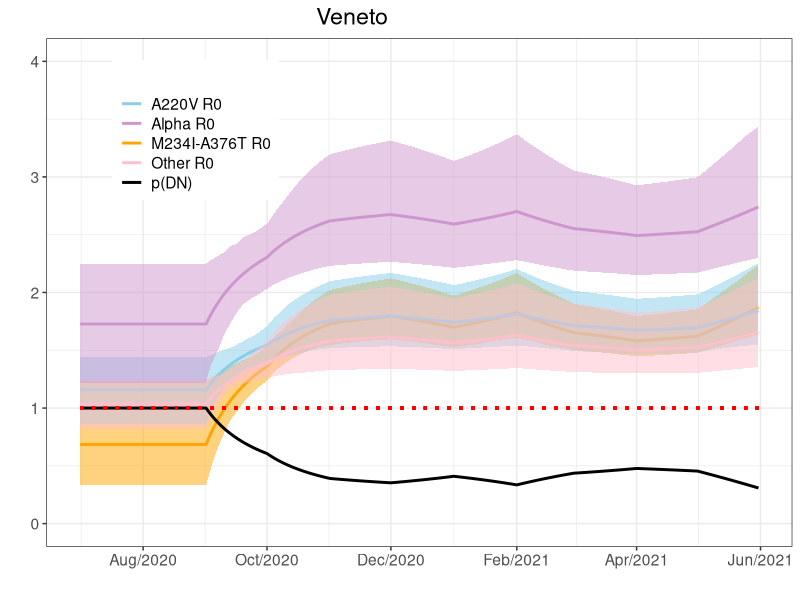
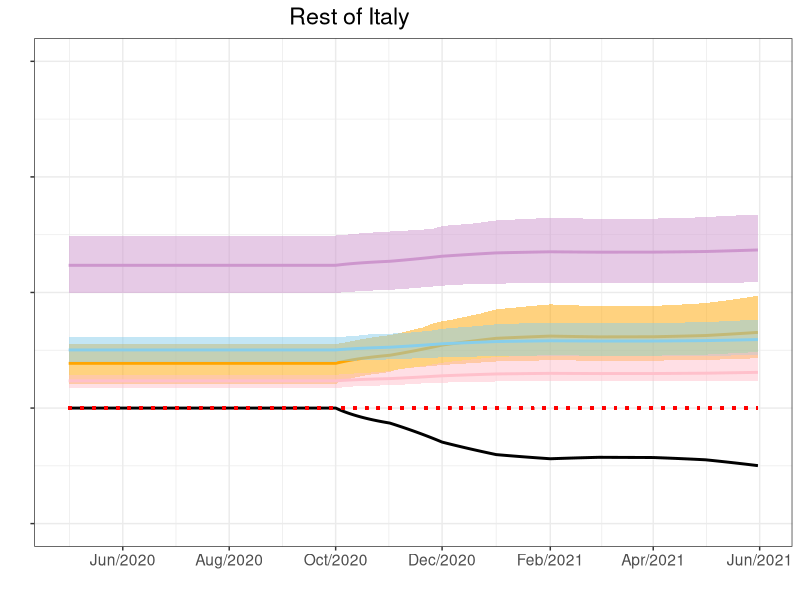
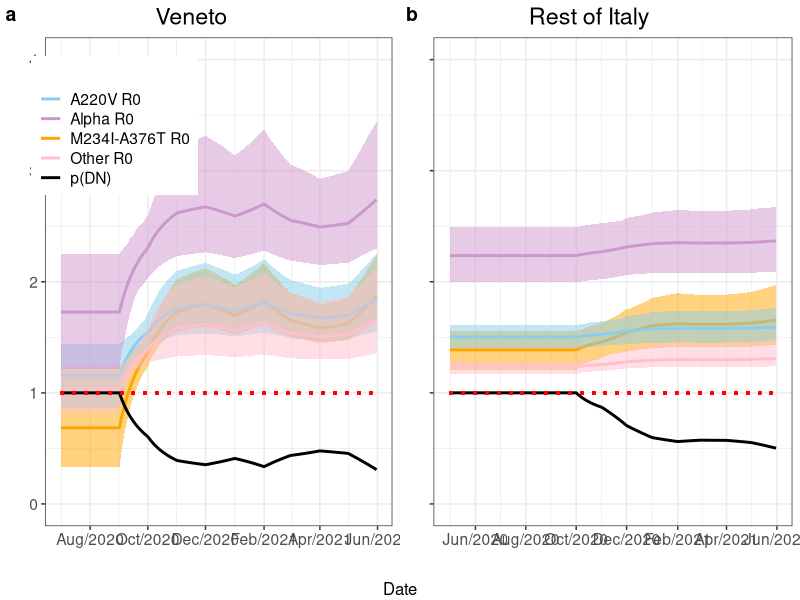

R code for these plots, in order:
################ Plot R0 as a function of proportion of DNCOV tests (Figure S7) ################ 


################    Set up ################   

# setwd("Q:/testing_SARS-CoV-2_variants")

# rm(list = ls())

library(tidyverse)
library(ggpubr)
library(cowplot)

################  Import data ###############



variant_data = read.csv("counterfactuals/Veneto/Veneto_variant_data.csv")[, -1]
variant_data$Date = as.Date.character(variant_data$Date, format = "%Y-%m-%d")

modelfit1_df_veneto = read.csv( "counterfactuals/Results/modelfit1_df_veneto.csv")[,-1]


modelfit1_df_italy = read.csv("counterfactuals/Results/modelfit1_df_italy.csv")


variant_data_italy = read.csv("counterfactuals/Italy/Italy_variant_data.csv")[,-1]
variant_data_italy$Date = as.Date.character(variant_data_italy$Date, format = "%Y-%m-%d")


################  Plot R0 for Veneto ################  

modelfit1_df_veneto_R0 = modelfit1_df_veneto %>%  
  select( c(M_R0_M,A_R0_M,O_R0_M,Al_R0_M,pPCR_M,M_R0_L,A_R0_L,O_R0_L,Al_R0_L,pPCR_L,M_R0_U,A_R0_U,O_R0_U,Al_R0_U,pPCR_U)) %>%  
  mutate(Date = variant_data$Date)



xmin = min(modelfit1_df_veneto_R0$Date)
xmax = max(modelfit1_df_veneto_R0$Date)

R0_Veneto_plot = ggplot(modelfit1_df_veneto_R0, aes(x = Date, y = M_R0_M    )) +
  geom_ribbon(aes(ymin = M_R0_L, ymax = M_R0_U),
              fill = "orange",
              alpha = 0.5) +
  geom_line(aes(y = M_R0_M    , color = "M234I-A376T R0"), size = 1) +
  geom_ribbon(aes(ymin = A_R0_L, ymax = A_R0_U),
              fill = "sky blue",
              alpha = 0.5) +
  geom_line(aes(y = A_R0_M  , color = "A220V R0"), size = 1) +
  geom_ribbon(aes(ymin = O_R0_L, ymax = O_R0_U),
              fill = "pink",
              alpha = 0.5) +
  geom_line(aes(y = O_R0_M, color = "Other R0"), size = 1) +
  geom_ribbon(aes(ymin = Al_R0_L, ymax = Al_R0_U),
              fill = "plum3",
              alpha = 0.5) +
  geom_line(aes(y = Al_R0_M, color = "Alpha R0"), size = 1) +
  geom_ribbon(aes(ymin = pPCR_L, ymax = pPCR_U),
              fill = "black",
              alpha = 0.2) +
  geom_line(aes(y = pPCR_M, color = paste("p(DN)")), size = 1) +
  scale_colour_manual(
    name = '',
    values = c(
      'M234I-A376T R0' = 'orange',
      'A220V R0' = 'sky blue',
      'Other R0' = 'pink',
      'Alpha R0' = 'plum3',
      "p(DN)" = "black")
  ) +
  labs(x = " ",
       y = paste0(" ")) +
  theme_bw() + theme(
    text = element_text(size = 14),
    axis.title.y = element_text(angle = 90, vjust = 0.7),
    plot.title = element_text(hjust = 0.4),
    legend.position = c(0.2, 0.82),
    legend.key.height = unit(.5, 'cm')
  ) +
  scale_x_date(date_labels = "%b/%Y", breaks = "2 months") +
  ggtitle("Veneto") + 
  geom_segment(x = xmin, y = 1, xend = xmax, yend = 1, color = "red", linetype = 3, size = 1) +
  scale_y_continuous(limits = c(0, 4), breaks = seq(0, 4, 1)) 


R0_Veneto_plot



################  Plot R0 for Italy ################  



modelfit1_df_italy_R0 = modelfit1_df_italy %>%  
  select( c(M_R0_M,A_R0_M,O_R0_M,Al_R0_M,pPCR_M,M_R0_L,A_R0_L,O_R0_L,Al_R0_L,pPCR_L,M_R0_U,A_R0_U,O_R0_U,Al_R0_U,pPCR_U)) %>%  
  mutate(Date = variant_data_italy$Date)



xmin_italy = min(modelfit1_df_italy_R0$Date)
xmax_italy = max(modelfit1_df_italy_R0$Date)


R0_Italy_plot = ggplot(modelfit1_df_italy_R0, aes(x = Date, y = M_R0_M    )) +
  geom_ribbon(aes(ymin = M_R0_L, ymax = M_R0_U),
              fill = "orange",
              alpha = 0.5) +
  geom_line(aes(y = M_R0_M    , color = "M234I-A376T R0"), size = 1) +
  geom_ribbon(aes(ymin = A_R0_L, ymax = A_R0_U),
              fill = "sky blue",
              alpha = 0.5) +
  geom_line(aes(y = A_R0_M  , color = "A220V R0"), size = 1) +
  geom_ribbon(aes(ymin = O_R0_L, ymax = O_R0_U),
              fill = "pink",
              alpha = 0.5) +
  geom_line(aes(y = O_R0_M, color = "Other R0"), size = 1) +
  geom_ribbon(aes(ymin = Al_R0_L, ymax = Al_R0_U),
              fill = "plum3",
              alpha = 0.5) +
  geom_line(aes(y = Al_R0_M, color = "Alpha R0"), size = 1) +
  geom_ribbon(aes(ymin = pPCR_L, ymax = pPCR_U),
              fill = "black",
              alpha = 0.2) +
  geom_line(aes(y = pPCR_M, color = "p(DN)"), size = 1) + 
  scale_colour_manual(
    name = '',
    values = c(
      'M234I-A376T R0' = 'orange',
      'A220V R0' = 'sky blue',
      'Other R0' = 'pink',
      'Alpha R0' = 'plum3',
      "p(DN)" = "black")
  ) +
  labs(x = " ",
       y = paste0(" ")) +
  theme_bw() + theme(
    text = element_text(size = 14),
    axis.title.y = element_text(angle = 90, vjust = 0.7),
    plot.title = element_text(hjust = 0.4),
    legend.position = c("none"),
    legend.key.height = unit(.5, 'cm'),
    axis.text.y = element_blank()
  ) +
  scale_x_date(date_labels = "%b/%Y", breaks = "2 months") +
  ggtitle("Rest of Italy") + 
  geom_segment(x = xmin_italy, y = 1, xend = xmax_italy, yend = 1, color = "red", linetype = 3, size = 1) +
  scale_y_continuous(limits = c(0, 4), breaks = seq(0, 4, 1)) 

R0_Italy_plot



################# save ################# 



R0_fig = plot_grid(R0_Veneto_plot, R0_Italy_plot, ncol = 2, labels = c("a", "b"))
R0_fig_anot = annotate_figure(R0_fig, bottom = "Date", element_text(size = 22))

ggsave(
  plot = R0_fig_anot,
  filename = "figS7.jpg",
  height = 20,
  width = 40,
  units = "cm",
  dpi = 300
)



